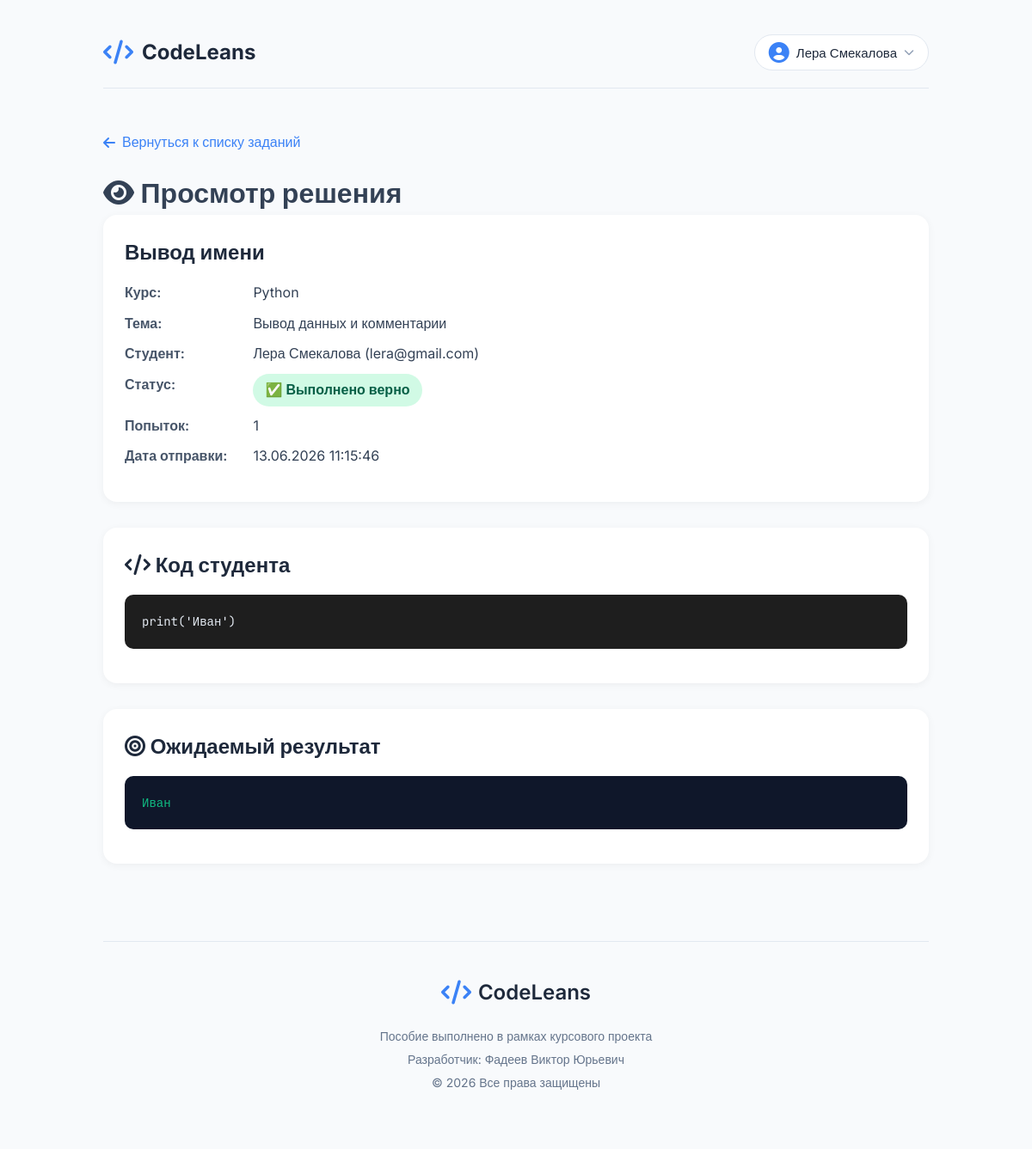
/view_submission.php?assignment_id=44&user_id=13 (signed in), run on the app's committed database.
### tables this page shows
CREATE TABLE `assignments` (
  `id` int(11) NOT NULL,
  `topic_id` int(11) NOT NULL,
  `language` varchar(20) DEFAULT 'javascript',
  `order_num` int(11) DEFAULT 0,
  `title` varchar(200) NOT NULL,
  `description` text NOT NULL,
  `starter_code` text DEFAULT NULL,
  `expected_output` text DEFAULT NULL,
  `hints` text DEFAULT NULL,
  `test_type` enum('console','return','both') DEFAULT 'console',
  `solution_code` text DEFAULT NULL,
  `test_cases` text DEFAULT NULL,
  `created_at` timestamp NOT NULL DEFAULT current_timestamp()
);

CREATE TABLE `courses` (
  `id` int(11) NOT NULL,
  `course_name` varchar(50) NOT NULL,
  `course_description` text DEFAULT NULL,
  `total_topic` int(11) NOT NULL DEFAULT 0,
  `total_hours` int(11) NOT NULL DEFAULT 0,
  `created_by` int(11) DEFAULT NULL,
  `is_published` tinyint(1) NOT NULL DEFAULT 1,
  `is_public` tinyint(1) NOT NULL DEFAULT 0
);

CREATE TABLE `topics` (
  `id` int(11) NOT NULL,
  `course_id` int(11) NOT NULL,
  `topic_name` varchar(200) NOT NULL,
  `topic_description` text DEFAULT NULL,
  `content` text DEFAULT NULL,
  `duration_minutes` int(11) NOT NULL DEFAULT 30,
  `image_path` varchar(255) DEFAULT NULL
);

CREATE TABLE `users` (
  `id` int(11) NOT NULL,
  `full_name` varchar(100) NOT NULL,
  `email` varchar(100) NOT NULL,
  `theme` varchar(20) DEFAULT 'light',
  `font_size` varchar(20) DEFAULT 'medium',
  `avatar` varchar(255) DEFAULT NULL,
  `password` varchar(255) NOT NULL,
  `created_at` timestamp NOT NULL DEFAULT current_timestamp(),
  `reset_token` varchar(255) DEFAULT NULL,
  `reset_expires` datetime DEFAULT NULL
);

CREATE TABLE `assignment_progress` (
  `id` int(11) NOT NULL,
  `user_id` int(11) NOT NULL,
  `assignment_id` int(11) NOT NULL,
  `user_code` text DEFAULT NULL,
  `is_correct` tinyint(1) DEFAULT 0,
  `attempts` int(11) DEFAULT 0,
  `last_submitted_at` timestamp NOT NULL DEFAULT current_timestamp() ON UPDATE current_timestamp(),
  `topic_completed` tinyint(1) DEFAULT 0
);

### config.php (called while the page is built, shortened)
<?php
function getBodyThemeClass() {
    if (isset($_SESSION['site_theme'])) {
        $theme = $_SESSION['site_theme'];
        return 'theme-' . $theme;
    }
    return 'theme-light';
}
$user_name = $_SESSION['user_name'] ?? 'Гость';
?>

### view_submission.php (the view, shortened to what this page needs)
<?php
require_once 'config/config.php';
$assignment_id = isset($_GET['assignment_id']) ? (int)$_GET['assignment_id'] : 0;
$user_id_student = isset($_GET['user_id']) ? (int)$_GET['user_id'] : 0;
$stmt = $pdo->prepare("
    SELECT a.*, t.topic_name, t.course_id, c.course_name
    FROM assignments a
    JOIN topics t ON a.topic_id = t.id
    JOIN courses c ON t.course_id = c.id
    WHERE a.id = ?
");
$stmt->execute([$assignment_id]);
$assignment = $stmt->fetch();
$stmt = $pdo->prepare("SELECT full_name, email FROM users WHERE id = ?");
$stmt->execute([$user_id_student]);
$student = $stmt->fetch();
$stmt = $pdo->prepare("
    SELECT * FROM assignment_progress
    WHERE assignment_id = ? AND user_id = ?
    ORDER BY last_submitted_at DESC LIMIT 1
");
$stmt->execute([$assignment_id, $user_id_student]);
$submission = $stmt->fetch();
$current_font_size = $_SESSION['font_size'] ?? 'medium';
$avatar = $_SESSION['avatar'] ?? null;
?>
<!DOCTYPE html>
<html lang="ru">
<head>
    <link rel="stylesheet" href="style/codeleans.css">
    <link rel="stylesheet" href="style/global.css">
    <link rel="stylesheet" href="https://cdnjs.cloudflare.com/ajax/libs/font-awesome/6.4.0/css/all.min.css">
</head>
<body class="<?= getBodyThemeClass() ?> font-<?= htmlspecialchars($current_font_size) ?>">
<div class="container">
    <header class="header">
        <div class="logo"><i class="fas fa-code"></i><h1>CodeLeans</h1></div>
        <div class="profile-section">
            <button class="profile-btn" id="profileBtn">
                <?php if ($avatar && file_exists($avatar)): ?>
                    <img src="<?= htmlspecialchars($avatar) ?>" style="width:32px;height:32px;border-radius:50%;">
                <?php else: ?>
                    <i class="fas fa-user-circle"></i>
                <?php endif; ?>
                <span><?= htmlspecialchars($user_name) ?></span>
                <i class="fas fa-chevron-down"></i>
            </button>
        </div>
    </header>
    <a href="teacher_assignments.php?course_id=<?= $assignment['course_id'] ?>" class="back-link">
        <i class="fas fa-arrow-left"></i> Вернуться к списку заданий
    </a>
    <h1><i class="fas fa-eye"></i> Просмотр решения</h1>
    <div class="card">
        <h2><?= htmlspecialchars($assignment['title']) ?></h2>
        <div class="info-grid">
            <span class="label">Курс:</span>
            <span><?= htmlspecialchars($assignment['course_name']) ?></span>
            <span class="label">Тема:</span>
            <span><?= htmlspecialchars($assignment['topic_name']) ?></span>
            <span class="label">Студент:</span>
            <span><?= htmlspecialchars($student['full_name']) ?> (<?= htmlspecialchars($student['email']) ?>)</span>
            <span class="label">Статус:</span>
            <span>
                <span class="status-badge <?= $submission['is_correct'] ? 'status-correct' : 'status-wrong' ?>">
                    <?= $submission['is_correct'] ? '✅ Выполнено верно' : '❌ Неправильно' ?>
                </span>
            </span>
            <span class="label">Попыток:</span>
            <span><?= $submission['attempts'] ?></span>
            <span class="label">Дата отправки:</span>
            <span><?= date('d.m.Y H:i:s', strtotime($submission['last_submitted_at'])) ?></span>
        </div>
    </div>
    <div class="card">
        <h2><i class="fas fa-code"></i> Код студента</h2>
        <div class="code-block"><?= htmlspecialchars($submission['user_code']) ?></div>
    </div>
    <?php if ($assignment['expected_output']): ?>
    <div class="card">
        <h2><i class="fas fa-bullseye"></i> Ожидаемый результат</h2>
        <div class="code-block" style="background: #0f172a; color: #10b981;"><?= htmlspecialchars($assignment['expected_output']) ?></div>
    </div>
    <?php endif; ?>
    <footer class="footer">
        <div class="footer-content">
            <div class="footer-logo"><i class="fas fa-code"></i><span>CodeLeans</span></div>
            <div class="footer-info">
                <p>Пособие выполнено в рамках курсового проекта</p>
                <p>Разработчик: Фадеев Виктор Юрьевич</p>
                <p>© 2026 Все права защищены</p>
            </div>
        </div>
    </footer>
</div>
</body>
</html>

### codeleans.css (style rules this page uses)
* { margin: 0; padding: 0; box-sizing: border-box; }
body { font-family: 'Inter', sans-serif; background-color: #f8fafc; color: #334155; line-height: 1.6; }
.container { max-width: 1200px; margin: 0 auto; padding: 0 20px; min-height: 100vh; display: flex; flex-direction: column; }
.header { display: flex; justify-content: space-between; align-items: center; padding: 20px 0; border-bottom: 1px solid #e2e8f0; margin-bottom: 40px; }
.logo { display: flex; align-items: center; gap: 12px; }
.logo i { font-size: 32px; color: #3b82f6; }
.logo h1 { font-size: 28px; font-weight: 700; color: #1e293b; }
.profile-section { position: relative; }
.profile-btn { display: flex; align-items: center; gap: 10px; background-color: white; border: 1px solid #e2e8f0; border-radius: 50px; padding: 10px 20px; font-size: 16px; font-weight: 500; color: #475569; cursor: pointer; transition: all 0.3s ease; }
.profile-btn i:first-child { font-size: 24px; color: #3b82f6; }
.profile-btn i:last-child { font-size: 12px; color: #94a3b8; }
.footer { padding: 40px 0; border-top: 1px solid #e2e8f0; text-align: center; }
.footer-logo { display: flex; align-items: center; justify-content: center; gap: 8px; font-size: 24px; font-weight: 600; color: #1e293b; margin-bottom: 20px; }
.footer-logo i { font-size: 28px; color: #3b82f6; }
.footer p { color: #64748b; font-size: 14px; margin: 5px 0; }
body.font-medium { font-size: 16px; }
.profile-btn { display: flex; align-items: center; gap: 8px; padding: 8px 16px; background-color: white; border: 1px solid #e2e8f0; border-radius: 40px; color: #1e293b; font-size: 15px; font-weight: 500; cursor: pointer; transition: all 0.3s ease; }
.profile-btn i { color: #3b82f6; }

### global.css (style rules this page uses)
body.font-medium { font-size: 16px; }
.profile-section { position: relative; z-index: 1000; }

### view_submission.php (style rules this page uses)
.container { max-width: 1000px; margin: 0 auto; padding: 20px; }
.header { display: flex; justify-content: space-between; align-items: center; padding: 20px 0; border-bottom: 1px solid #e2e8f0; margin-bottom: 30px; }
.logo { display: flex; align-items: center; gap: 10px; }
.logo i { font-size: 28px; color: #3b82f6; }
.logo h1 { font-size: 24px; font-weight: 700; color: #1e293b; margin: 0; }
.back-link { display: inline-flex; align-items: center; gap: 8px; margin: 20px 0; color: #3b82f6; text-decoration: none; font-weight: 500; }
.card { background: white; border-radius: 16px; padding: 25px; margin-bottom: 30px; box-shadow: 0 2px 10px rgba(0,0,0,0.05); }
.card h2 { margin-top: 0; color: #1e293b; }
.info-grid { display: grid; grid-template-columns: auto 1fr; gap: 10px 30px; margin: 15px 0; }
.info-grid .label { font-weight: 600; color: #475569; }
.code-block { background: #1e1e1e; color: #e2e8f0; padding: 20px; border-radius: 10px; overflow-x: auto; font-family: 'JetBrains Mono', monospace; font-size: 14px; white-space: pre-wrap; word-break: break-all; margin: 15px 0; }
.status-badge { display: inline-block; padding: 6px 14px; border-radius: 20px; font-weight: 600; }
.status-correct { background: #d1fae5; color: #065f46; }
.footer { padding: 40px 0; border-top: 1px solid #e2e8f0; text-align: center; margin-top: 60px; }

### data on the page
assignments: title "Вывод имени", courses.course_name "Python", topic.topic_name "Вывод данных и комментарии", expected_output "Иван"
users: full_name "Лера Смекалова", email "lera@gmail.com"
assignment_progress: attempts "1", last_submitted_at "13.06.2026 11:15:46", user_code "print('Иван')"

### other printed values
$user_name "Лера Смекалова"
